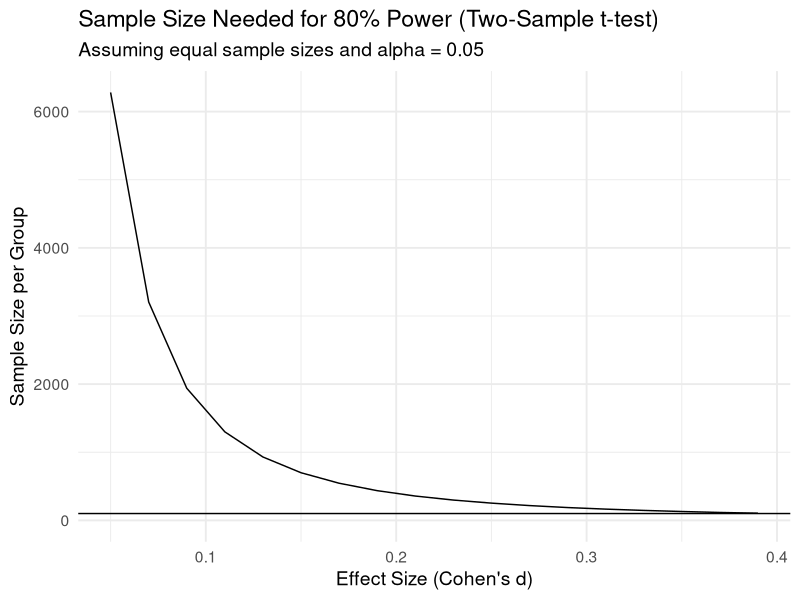

Source code (R):
## ---- chunk 1

library(ggplot2)
library(pwr)
library(dplyr)
## ---- chunk 2

# Define effect size range (Cohen's d from 0 to 0.5)
effect_sizes <- seq(0.05, 0.4, by = 0.02)  # Start at 0.01 to avoid division by 0

# Compute required sample size per group for 80% power at alpha = 0.05
sample_sizes <- sapply(effect_sizes, function(d) {
  ceiling(pwr.t.test(d = d, power = 0.8, sig.level = 0.05, type = "two.sample")$n)
})

# Create data frame for plotting
df <- data.frame(
  EffectSize = effect_sizes,
  SampleSizePerGroup = sample_sizes
)

# Plot with ggplot
ggplot(df, aes(x = EffectSize, y = SampleSizePerGroup)) +
  geom_line() +
  labs(
    title = "Sample Size Needed for 80% Power (Two-Sample t-test)",
    subtitle = "Assuming equal sample sizes and alpha = 0.05",
    x = "Effect Size (Cohen's d)",
    y = "Sample Size per Group"
  ) +
  theme_minimal(base_size = 14) +
  geom_hline(yintercept = 100) + ylim(0, NA)
